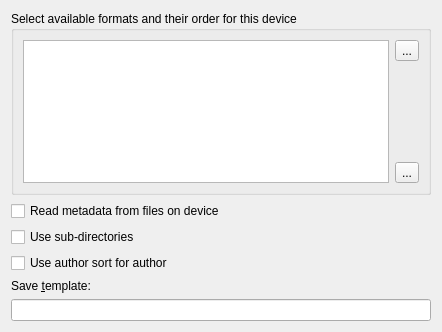
<?xml version="1.0" encoding="UTF-8"?>
<ui version="4.0">
 <class>ConfigWidget</class>
 <widget class="QWidget" name="ConfigWidget">
  <property name="geometry">
   <rect>
    <x>0</x>
    <y>0</y>
    <width>442</width>
    <height>332</height>
   </rect>
  </property>
  <property name="windowTitle">
   <string>Form</string>
  </property>
  <layout class="QGridLayout" name="gridLayout">
   <item row="0" column="0">
    <widget class="QGroupBox" name="groupBox">
     <property name="title">
      <string>Select available formats and their order for this device</string>
     </property>
     <layout class="QVBoxLayout" name="verticalLayout_7">
      <item>
       <layout class="QHBoxLayout" name="horizontalLayout_3">
        <item>
         <widget class="QListWidget" name="columns">
          <property name="alternatingRowColors">
           <bool>true</bool>
          </property>
          <property name="selectionBehavior">
           <enum>QAbstractItemView::SelectRows</enum>
          </property>
         </widget>
        </item>
        <item>
         <layout class="QVBoxLayout" name="verticalLayout_3">
          <item>
           <widget class="QToolButton" name="column_up">
            <property name="text">
             <string>...</string>
            </property>
            <property name="icon">
             <iconset resource="../../../../resources/images.qrc">
              <normaloff>:/images/arrow-up.png</normaloff>:/images/arrow-up.png</iconset>
            </property>
           </widget>
          </item>
          <item>
           <spacer name="verticalSpacer_2">
            <property name="orientation">
             <enum>Qt::Vertical</enum>
            </property>
            <property name="sizeHint" stdset="0">
             <size>
              <width>20</width>
              <height>40</height>
             </size>
            </property>
           </spacer>
          </item>
          <item>
           <widget class="QToolButton" name="column_down">
            <property name="text">
             <string>...</string>
            </property>
            <property name="icon">
             <iconset resource="../../../../resources/images.qrc">
              <normaloff>:/images/arrow-down.png</normaloff>:/images/arrow-down.png</iconset>
            </property>
           </widget>
          </item>
         </layout>
        </item>
       </layout>
      </item>
     </layout>
    </widget>
   </item>
   <item row="1" column="0">
    <widget class="QCheckBox" name="opt_read_metadata">
     <property name="text">
      <string>Read metadata from files on device</string>
     </property>
    </widget>
   </item>
   <item row="2" column="0">
    <widget class="QCheckBox" name="opt_use_subdirs">
     <property name="toolTip">
      <string>If checked, books are placed into sub-folders based on their metadata on the device. If unchecked, books are all put into the top level folder.</string>
     </property>
     <property name="text">
      <string>Use sub-directories</string>
     </property>
    </widget>
   </item>
   <item row="3" column="0">
    <widget class="QCheckBox" name="opt_use_author_sort">
     <property name="text">
      <string>Use author sort for author</string>
     </property>
    </widget>
   </item>
   <item row="6" column="0">
    <layout class="QGridLayout" name="extra_layout"/>
   </item>
   <item row="7" column="0">
    <spacer name="verticalSpacer_2">
     <property name="orientation">
      <enum>Qt::Vertical</enum>
     </property>
     <property name="sizeHint" stdset="0">
      <size>
       <width>20</width>
       <height>40</height>
      </size>
     </property>
    </spacer>
   </item>
   <item row="4" column="0">
    <widget class="QLabel" name="label">
     <property name="text">
      <string>Save &amp;template:</string>
     </property>
     <property name="buddy">
      <cstring>opt_save_template</cstring>
     </property>
    </widget>
   </item>
   <item row="5" column="0">
    <widget class="QLineEdit" name="opt_save_template"/>
   </item>
  </layout>
 </widget>
 <resources>
  <include location="../../../../resources/images.qrc"/>
 </resources>
 <connections/>
</ui>
